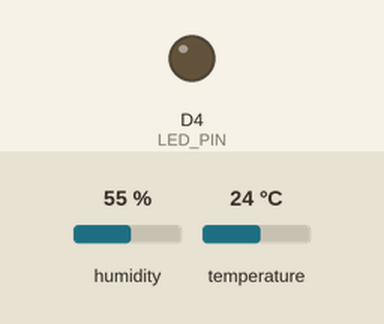
The sketch below on a simulated ESP8266 (NodeMCU). Shown: output pins drawn as LEDs (lit = HIGH). The test bench sets the inputs (shaded band); at power-on: temperature 24 °C, humidity 55 %. What the sketch prints to the serial monitor is not drawn.

Above: at 2.8 s.
2.9 s: temperature set to 28 °C
At 5.1 s:
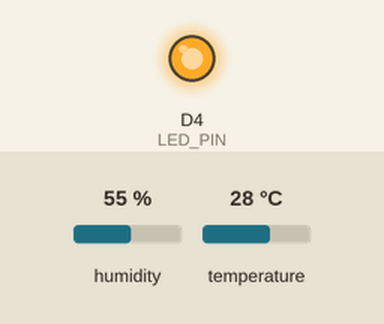
Timing chart, 0 to 6.6 s (numbered marks = the images above; inputs shaded):
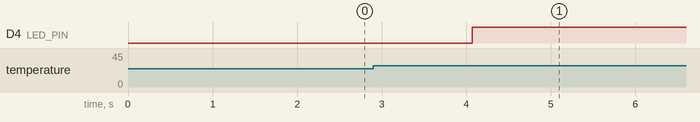

Measured:
- the behaviour switches between 26 and 27 °C on temperature (found by bisection; images 0 and 1)
- after the input at 2.9 s, D4 (LED_PIN): LOW → HIGH after 1.2 s

The sketch:

pump-code.ino
```cpp
#include <DHT.h>
#include <Ticker.h>

#define DHTPIN D5  // Pin where the DHT22 sensor is connected
#define DHTTYPE DHT11  // DHT22 sensor type
#define LED_PIN D4  // Pin where the LED is connected

// Create an instance of the DHT sensor
DHT dht(DHTPIN, DHTTYPE);

const int ledOnDuration = 10; // 10 seconds
const int ledOffDuration = 2 * 60 * 1000; // 2 minutes in milliseconds
Ticker ledTicker;

void setup() {
  Serial.begin(115200);
  pinMode(LED_PIN, OUTPUT);
  dht.begin();

  // Set up the initial state
  digitalWrite(LED_PIN, LOW);

  // Start the timer
  ledTicker.attach(ledOffDuration, turnOffLED); // Attach the callback function
}

void loop() {
  // Read temperature and humidity from DHT sensor
  float temperature = dht.readTemperature();
  if (isnan(temperature)) {
    Serial.println("Failed to read from DHT sensor!");
    return;
  }

  Serial.print("Temperature: ");
  Serial.print(temperature);
  Serial.println(" °C");

  // Check temperature value and control LED
  if (temperature > 26.0) {
    if (digitalRead(LED_PIN) == LOW) {
      digitalWrite(LED_PIN, HIGH);
      ledTicker.once(ledOnDuration, turnOffLED); // Schedule turnOffLED after ledOnDuration
    }
  }
}

void turnOffLED() {
  // Turn off the LED immediately
  digitalWrite(LED_PIN, LOW);
}
```
